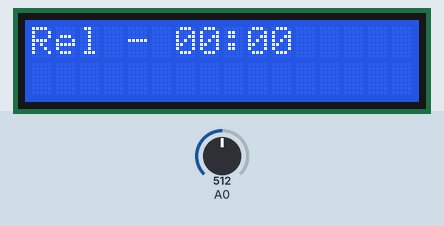
This sketch was run on a simulated Arduino Uno, built with avr-gcc and run on an emulated ATmega328P. Shown: 16×2 character LCD. The inputs (shaded band) are chosen by the test bench; at power-on: A0 = 512.

Above: at 1.2 s.
1.3 s: A0 set to 565
At 1.49 s:
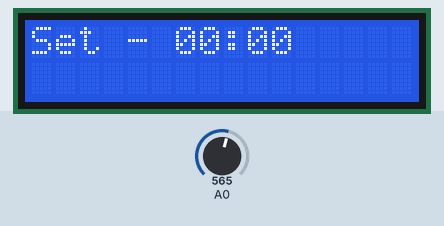
4.3 s: A0 set to 547
6.7 s: A0 set to 716
At 6.94 s:
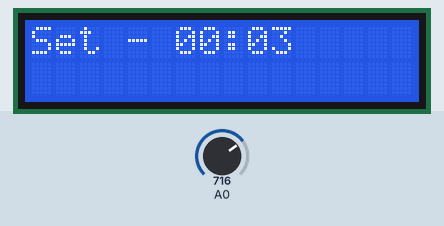
8.3 s: A0 set to 545
Timing chart, 0 to 11.1 s (numbered marks = the images above; inputs shaded):
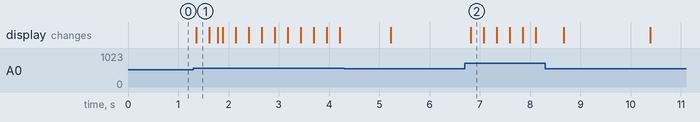

Measured:
- after the input at 1.3 s, the display: changes after 0.06 s (image 1)
- after the input at 6.7 s, the display: changes after 0.11 s (image 2)

The sketch:

main.ino
```cpp
/******************************************************************
* Programa: Ejemplo de uso del LCD Keypad Shield
*
* Objetivo:
*   Mostrar los aspectos básicos de funcionamiento del LCD Keypad Shield
*   Manejar una entrada analógica
*
* Aspectos a destacar:
*   -Lectura de la entrada analogica
*
* Versión: 0.6 del 19 de Junio de 2017
* Autor: Mauricio Dávila
* Revisión: -
*
* *******************************************************************/
#include "reloj.h"
#include "timer.h"


/** \brief  Se invoca una sola vez cuando el programa empieza.
 *          Se utiliza para inicializar los modos de trabajo
 *          de los pines, el puerto serie, etc...
 * \param void
 * \return void
 */
void setup(void)
{

  timer_setup();
  reloj_setup(); // inicializo el reloj

}


/** \brief  Contiene el programa que se ejecutará cíclicamente
 *
 * \param void
 * \return void
 */
void loop(void)
{
    timer_loop();
    reloj_loop();

}
```

reloj.cpp
```cpp
#include <Arduino.h>
#include <LiquidCrystal.h>
#include "reloj.h"
#include "timer.h"

#define FALSE 0
#define TRUE 1

#define RELOJ_STATE_NONE 0
#define RELOJ_STATE_SHOW 1
#define RELOJ_STATE_SETUP 2

#define btnRIGHT 0
#define btnUP 1
#define btnDOWN 2
#define btnLEFT 3
#define btnSELECT 4
#define btnNONE 5


static int minutos;
static int segundos;
static int minutosSetup;
static int segundosSetup;
static int state_reloj = RELOJ_STATE_NONE;
static int lastKey = btnNONE;

static LiquidCrystal lcd(8, 9, 4, 5, 6, 7);


/** \brief  Se invoca una sola vez cuando el programa empieza.
 *          Se utiliza para inicializar los modos de trabajo
 *          de los pines, el puerto serie, etc...
 * \param void
 * \return void
 */
void reloj_setup(void)
{
    minutos = 0;
    segundos = 0;
    state_reloj = RELOJ_STATE_SHOW;
    Serial.begin(9600);
    lcd.begin(16, 2); // inicializo la biblioteca indicando 16 caracteres por 2 lineas
}


/** \brief  Contiene el programa del reloj que se ejecutará cíclicamente
 *
 * \param void
 * \return void
 */
void reloj_loop(void)
{

    int tecla = btnNONE;
    char pantalla[21];
    if(timer_waitMs(RELOJ_TIMER_0,150))
    {
        tecla = read_LCD_buttons();
        if(tecla != btnNONE)
          timer_resetWait(RELOJ_TIMER_0);
    }

    if(state_reloj == RELOJ_STATE_SHOW)
    {
        if(tecla == btnSELECT)
        {
            state_reloj = RELOJ_STATE_SETUP;
            minutosSetup = minutos;
            segundosSetup = segundos;
        }

        lcd.setCursor(0,0);
        sprintf(pantalla,"Rel - %02d:%02d",minutos,segundos);
        lcd.print(pantalla);

    }
    else if(state_reloj == RELOJ_STATE_SETUP)
    {
        if(tecla == btnUP)
        {
            segundosSetup++;
        }
        if(tecla == btnSELECT)
        {
            state_reloj = RELOJ_STATE_SHOW;
        }
        lcd.setCursor(0,0);
        sprintf(pantalla,"Set - %02d:%02d",minutosSetup,segundosSetup);
        lcd.print(pantalla);
    }

    if(timer_waitMs(RELOJ_TIMER_1,1000))
    {
        incrementarSegundos();
        timer_resetWait(RELOJ_TIMER_1);
    }

}

void incrementarSegundos()
{
        if(segundos<59)
        {
            segundos++;
        }
        else
        {
            segundos=0;
            if(minutos<59)
            {
                minutos++;
            }
            else
            {
                minutos = 0;
            }
        }

}

/** \brief  Realiza la lectura de la entrada analogica y determina según su valor
 *          a que botón hace referencia.
 * \param void
 * \return int: Que representa el botón pulsado
 */
int read_LCD_buttons(void)
{
  int lcd_key = btnNONE; // el valor inicial es NONE
  int adc_key_in = 0;
  adc_key_in = analogRead(0); // lectura de la entrada analogica

  if (adc_key_in > 1000)
    lcd_key = btnNONE;
  else if (adc_key_in < 50)
    lcd_key = btnRIGHT;
  else if (adc_key_in < 195)
    lcd_key = btnUP;
  else if (adc_key_in < 380)
    lcd_key = btnDOWN;
  else if (adc_key_in < 555)
    lcd_key = btnLEFT;
  else if (adc_key_in < 790)
    lcd_key = btnSELECT;

  return lcd_key;
}
```

reloj.h
```cpp
void reloj_setup(void);
void reloj_loop(void);
int read_LCD_buttons(void);
void incrementarSegundos();
```

timer.cpp
```cpp
#include <Arduino.h>
#include "timer.h"
#define TIMERS_QTY 8


static S_timerData timersArray[TIMERS_QTY];
static int anterior = 0;

/** \brief  Si el timer no esta corriendo setea el contador del timer caso contrario evalua si finalizo
 *
 * \param void
 * \return Retorna 1 si finalizo la cuenta
 */
int timer_loop()
{
    int actual = millis();
    if(anterior!=actual)
    {
        anterior=actual;
        timer_tick();
    }
}
/** \brief  Si el timer no esta corriendo setea el contador del timer caso contrario evalua si finalizo
 *
 * \param void
 * \return Retorna 1 si finalizo la cuenta
 */
int timer_waitMs(int delayNumber,int delayMs)
{
	if(timersArray[delayNumber].running==0)
	{
		timersArray[delayNumber].delayValue = delayMs;
		timersArray[delayNumber].running=1;
	}
	else
	{
		if(timersArray[delayNumber].delayValue==0)
		{
			timersArray[delayNumber].running=0;
			return 1;
		}
	}
	return 0;
}

/** \brief  Baja el flag running
 *
 * \param void
 * \return void
 */
void timer_resetWait(int delayNumber)
{
	timersArray[delayNumber].running=0;
}

/** \brief  Inicializa el array de timers
 *
 * \param void
 * \return void
 */
void timer_setup()
{
  int i;
  for(i=0;i<TIMERS_QTY;i++) // inicializo array de timers
        timersArray[i].running=0;

}

/** \brief  Decrementa los contadores de los timers
 *
 * \param void
 * \return void
 */
void timer_tick()
{
  int i;
  for(i=0;i<TIMERS_QTY;i++)
        if(timersArray[i].running && timersArray[i].delayValue > 0)
            timersArray[i].delayValue--;
}
```

timer.h
```cpp
#ifndef TMR
#define TMR
    #define RELOJ_TIMER_0 0
    #define RELOJ_TIMER_1 1

    typedef struct
    {
        unsigned long delayValue;
        char running;
    }S_timerData;
#endif

int timer_waitMs(int delayNumber,int delayMs);
void timer_resetWait(int delayNumber);
void timer_setup();
void timer_tick();
int timer_loop();
```
